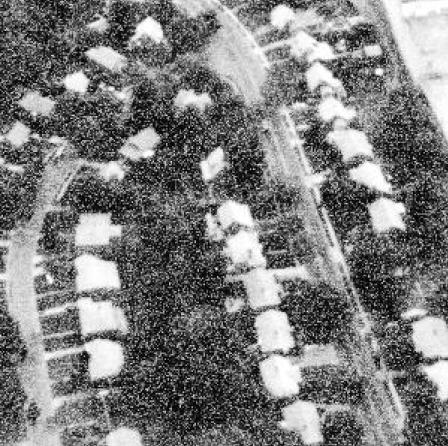
#> input picture examples/Low_pass_filter.png, 448 x 446 px
$ python -i utils.py   (imports and definitions only)
#> lines starting #> are read from the running program, lines starting #| are printed output that depends on the picture
#> further down, picture is the input picture: shape (446, 448, 3); min 0, max 255, mean 125
import cv2
import numpy as np
import math
from scipy.signal import find_peaks
import matplotlib.pyplot as plt


# [5 lines left out: function read_image, not called in this run]

def Gray_image(image):
    gray_image = 0.2989 * image[:, :, 0] + 0.5870 * image[:, :, 1] + 0.1140 * image[:, :, 2] if image.ndim == 3 else image

    # Ensure the values are in integer range [0, 255] and convert to uint8
    gray_image = np.round(gray_image).astype(np.uint8)

    return gray_image

# [303 lines left out: functions threshold, simple_halftoning, advanced_halftoning, histogram, generateRowColumnSobelGradients, simple_edge_sobel and 5 more, not called in this run]

def advanced_edge_contrastBased(image):
    """
    Applies advanced edge detection (contrast-based) with brightness, gamma correction, and contrast enhancement.

    Parameters:
        image (numpy.ndarray): Input image (RGB or grayscale).
        epsilon (float): Small constant to avoid division by zero.

    Returns:
        numpy.ndarray: Contrast-enhanced edge-detected image.
    """
    epsilon = 1e-10
    gray_image = Gray_image(image)

    # Enhance contrast using CLAHE
    clahe = cv2.createCLAHE(clipLimit=5.0, tileGridSize=(4, 4))
    contrast_enhanced = clahe.apply(gray_image)
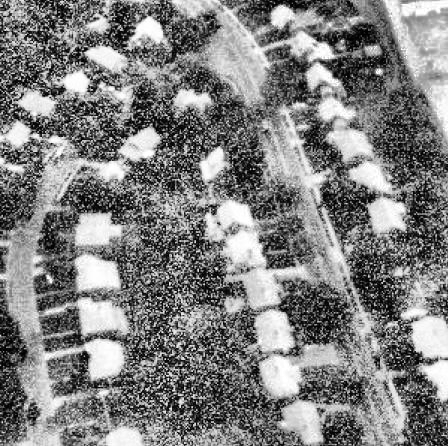
#> contrast_enhanced: shape (446, 448); min 0, max 255, mean 127.6

    # Apply gamma correction to brighten the image
    # gamma = 0.5
    # gamma_corrected = np.power(contrast_enhanced / 255.0, gamma) * 255.0
    # gamma_corrected = np.clip(gamma_corrected, 0, 255).astype(np.uint8)
    gamma_corrected=gray_image

    # Define Laplacian edge-detection mask
    edge_mask = np.array([[0, -1, 0],
                          [-1, 4, -1],
                          [0, -1, 0]])

    # Define smoothing mask
    smoothing_mask = np.ones((3, 3)) / 9

    # Apply edge detection
    image_edge = cv2.filter2D(gamma_corrected, -1, edge_mask)
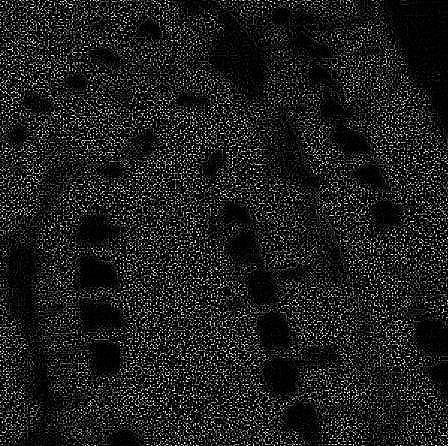
#> image_edge: shape (446, 448); min 0, max 255, mean 30.3

    # Apply smoothing
    image_smooth = cv2.filter2D(gamma_corrected, -1, smoothing_mask).astype(np.float32)
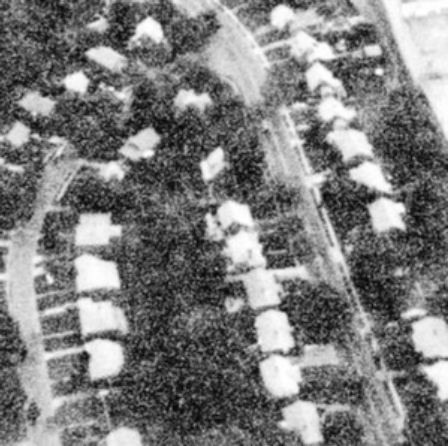
#> image_smooth: shape (446, 448) float32; min 6, max 255, mean 125

    # Avoid division by zero
    image_smooth += epsilon

    # Compute contrast-enhanced edge image
    contrast_image_edge = image_edge / image_smooth
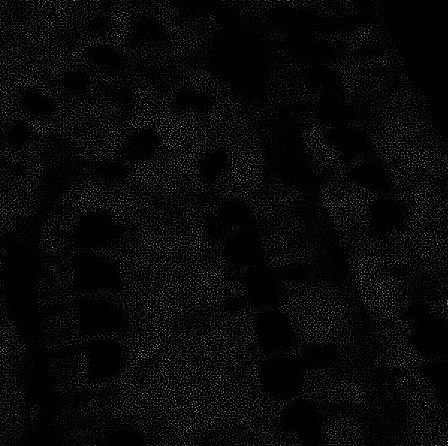
#> contrast_image_edge: shape (446, 448) float32; min 0, max 10.62, mean 0.333; drawn with min black and max white

    # Normalize the result to the range 0–255
    contrast_image_edge = cv2.normalize(contrast_image_edge, None, 0, 255, cv2.NORM_MINMAX)

    return contrast_image_edge.astype(np.uint8)

# [308 lines left out: functions advanced_edge_varianceBased, advanced_edge_rangeBased, high_bass_filtering, low_bass_filtering, median_filtering, add_image and 10 more, not called in this run]

>>> import cv2
>>> picture = cv2.imread('examples/Low_pass_filter.png')
>>> result = advanced_edge_contrastBased(picture)

$ run again, on examples/Median_filter.png
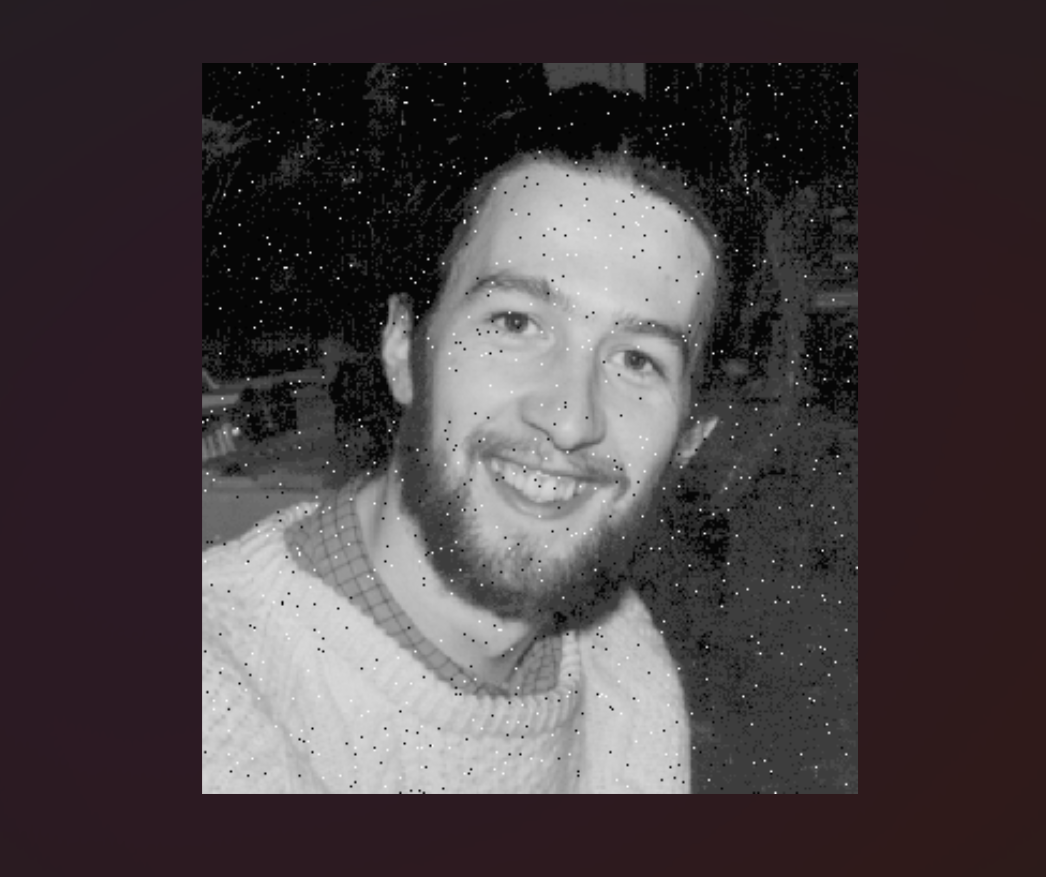
#> input picture examples/Median_filter.png, 1046 x 877 px
#> picture is the input picture: shape (877, 1046, 3); mean B, G, R 65.9, 63.1, 71.1
#> in advanced_edge_contrastBased, `contrast_enhanced = clahe.apply(gray_image)`:
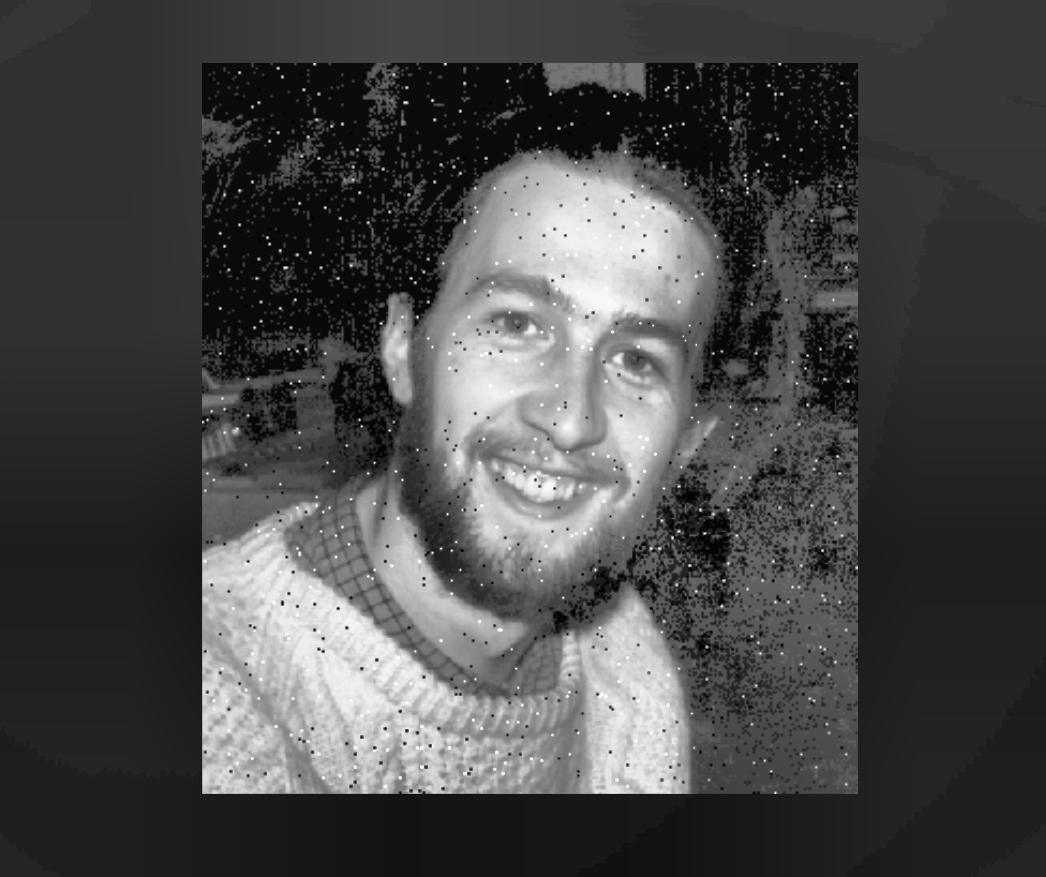
#> contrast_enhanced: shape (877, 1046); min 0, max 255, mean 72.7
#> in advanced_edge_contrastBased, `image_edge = cv2.filter2D(gamma_corrected, -1, edge_mask)`:
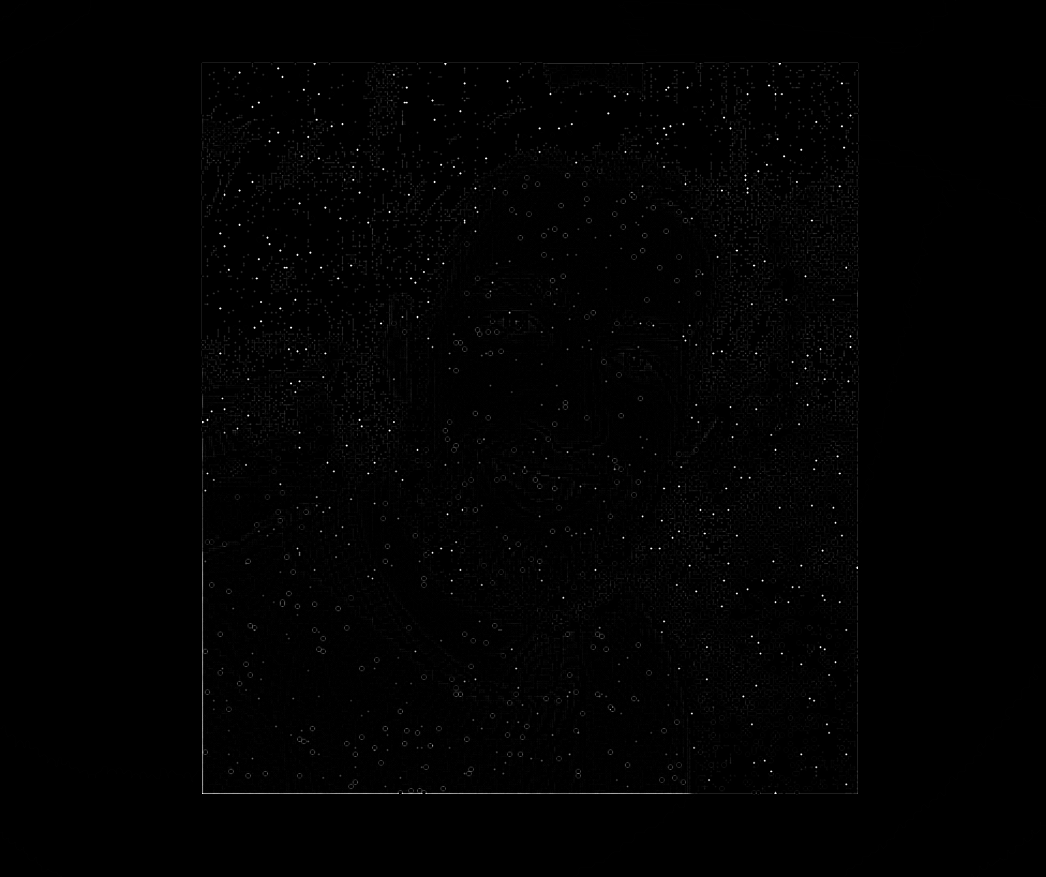
#> image_edge: shape (877, 1046); min 0, max 255, mean 1.7

$ run again, on examples/adv_halftoning.png
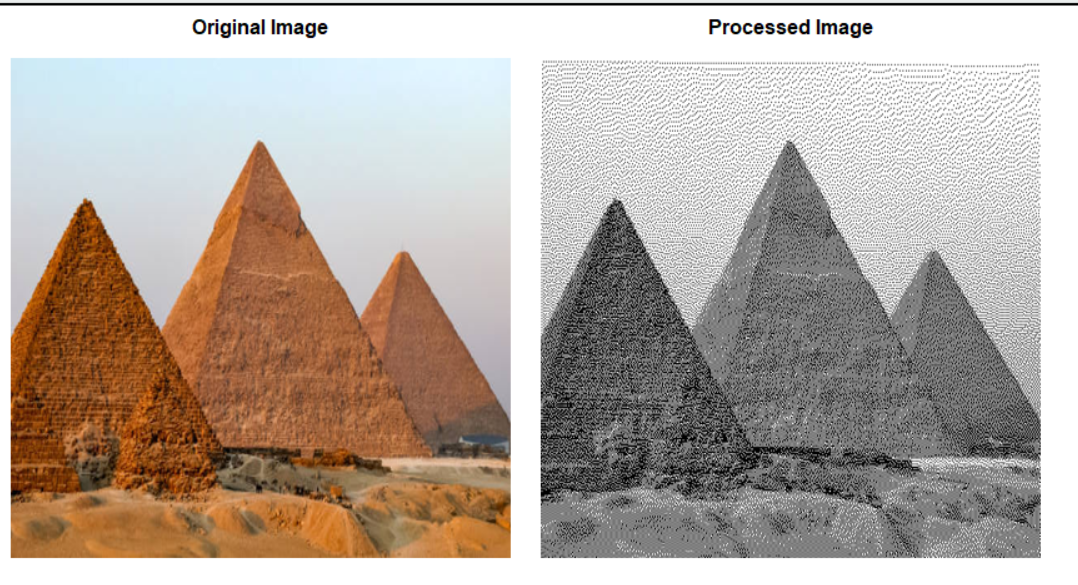
#> input picture examples/adv_halftoning.png, 1078 x 585 px
#> picture is the input picture: shape (585, 1078, 3); mean B, G, R 161.1, 170.1, 181.7
#> in advanced_edge_contrastBased, `image_smooth += epsilon`:
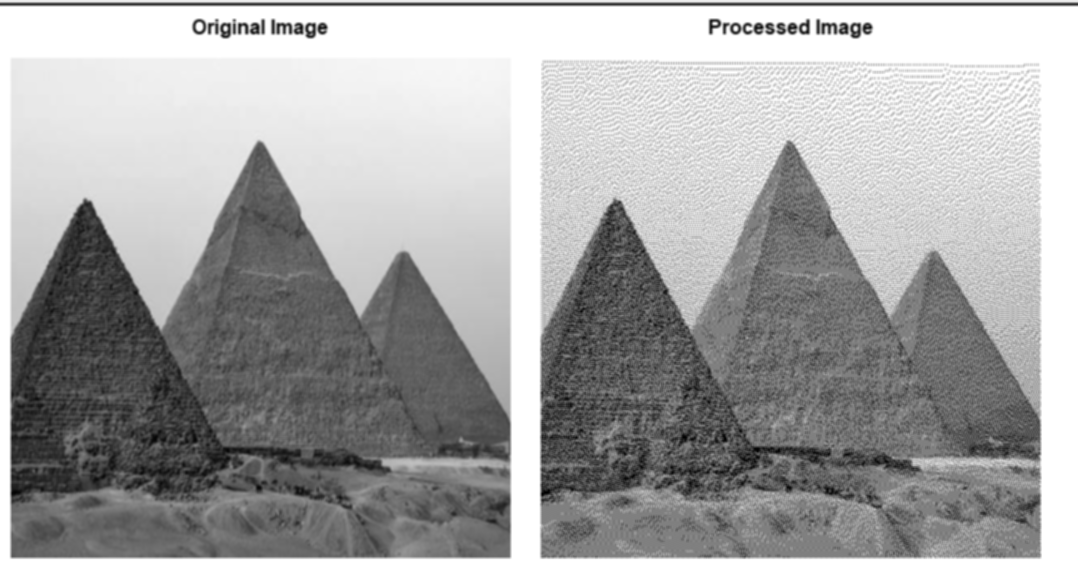
#> image_smooth: shape (585, 1078) float32; min 1e-10, max 255, mean 168.7
#> in advanced_edge_contrastBased, `contrast_image_edge = image_edge / image_smooth`:
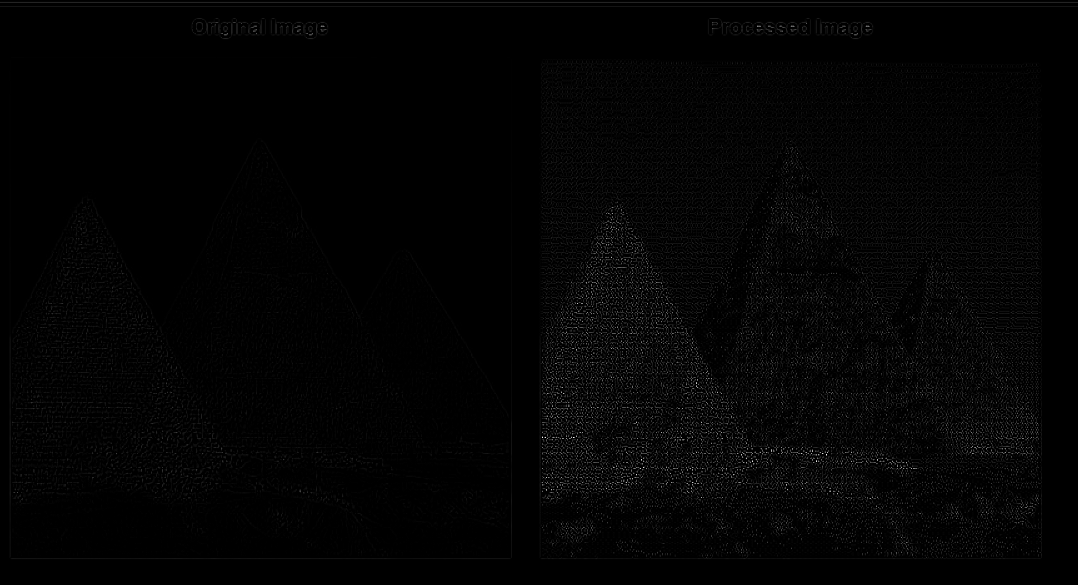
#> contrast_image_edge: shape (585, 1078) float32; min 0, max 7.5, mean 0.113; drawn with min black and max white
